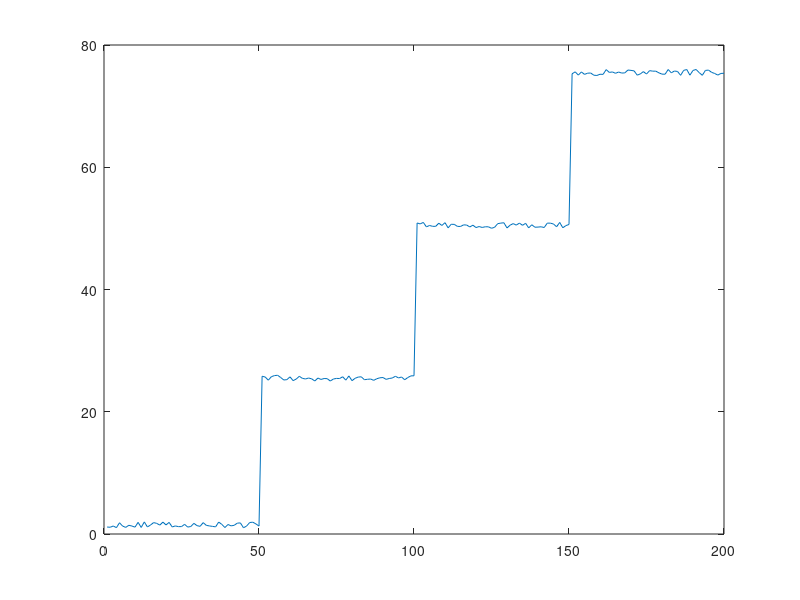

Write MATLAB code to recreate this figure. (Note: this script raises an error after producing the figure.)
close all;
clear all;
%% data generation
A = [ones(1,50) 25*ones(1,50) 50*ones(1,50) 75*ones(1,50)] + rand(1,200);
figure;
plot(A,'-')

%% detection of multiple LS 
%% Figure 5 all panels
close all
out = LTStsLSmult(A',...
    'maxLS',5,'alphaLTS',0.01,...%'bdpLTS',bdpLTS,...
    'alphaLS',0.01,'thresLS',0.01,'plots',1,'msg',1);
